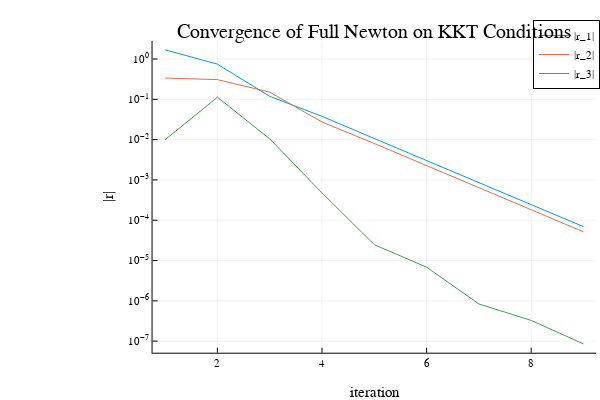
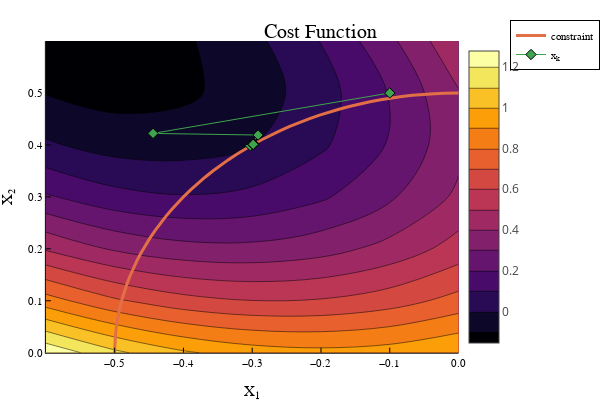

Write notebook code for charts like these, in order.
### Code cell
@testset "Gauss-Newton" begin 
    
    
    z0 = [-.1, .5, 0] # initial guess
    merit_fx(_z) = norm(kkt_conditions(_z)) # simple merit function
    
    # the only difference in this block vs the previous is `gn_kkt_jac` instead of `fn_kkt_jac`
    Z = newtons_method(z0, kkt_conditions, gn_kkt_jac, merit_fx; tol = 1e-4, max_iters = 100, verbose = true)
    R = kkt_conditions.(Z)

    # make sure we converged on a solution to the KKT conditions 
    @test norm(kkt_conditions(Z[end])) < 1e-4
    @test length(R) < 10
    
    
    # ------------------------plotting stuff------------------------
    Rp = [[abs(R[i][ii]) + 1e-15 for i = 1:length(R)] for ii = 1:length(R[1])] # this gets abs of each term at each iteration
    
    plot(Rp[1],yaxis=:log,ylabel = "|r|",xlabel = "iteration",
         yticks= [1.0*10.0^(-x) for x = float(15:-1:-2)],
         title = "Convergence of Full Newton on KKT Conditions",label = "|r_1|")
    plot!(Rp[2],label = "|r_2|")
    display(plot!(Rp[3],label = "|r_3|"))
    
    contour(-.6:.1:0,0:.1:.6, (x1,x2)-> cost([x1;x2]),title = "Cost Function",
            xlabel = "X₁", ylabel = "X₂",fill = true)
    xcirc = [.5*cos(θ) for θ in range(0, 2*pi, length = 200)]
    ycirc = [.5*sin(θ) for θ in range(0, 2*pi, length = 200)]
    plot!(xcirc,ycirc, lw = 3.0, xlim = (-.6, 0), ylim = (0, .6),label = "constraint")
    z1_hist = [z[1] for z in Z]
    z2_hist = [z[2] for z in Z]
    display(plot!(z1_hist, z2_hist, marker = :d, label = "xₖ"))
    # ------------------------plotting stuff------------------------
end

### Figure 1 — Plotly figure (JSON) as saved in the notebook; plotly's stock layout.template omitted (floating-point values rounded to 4 significant figures)
{"data": [{"colorbar": {"len": 0.8657, "title": "", "x": 0.9934, "y": 0.5087}, "legendgroup": "|r_1|", "line": {"color": "rgba(0, 154, 250, 1.000)", "dash": "solid", "shape": "linear", "width": 1}, "mode": "lines", "name": "|r_1|", "showlegend": true, "type": "scatter", "x": [1, 2, 3, 4, 5, 6, 7, 8, 9], "xaxis": "x", "y": [1.686, 0.7459, 0.1186, 0.03779, 0.01065, 0.003028, 0.0008589, 0.0002438, 6.918e-05], "yaxis": "y"}, {"colorbar": {"len": 0.8657, "title": "", "x": 0.9934, "y": 0.5087}, "legendgroup": "|r_2|", "line": {"color": "rgba(227, 111, 71, 1.000)", "dash": "solid", "shape": "linear", "width": 1}, "mode": "lines", "name": "|r_2|", "showlegend": true, "type": "scatter", "x": [1, 2, 3, 4, 5, 6, 7, 8, 9], "xaxis": "x", "y": [0.3365, 0.3086, 0.1504, 0.02733, 0.008012, 0.002249, 0.0006401, 0.0001815, 5.152e-05], "yaxis": "y"}, {"colorbar": {"len": 0.8657, "title": "", "x": 0.9934, "y": 0.5087}, "legendgroup": "|r_3|", "line": {"color": "rgba(62, 164, 78, 1.000)", "dash": "solid", "shape": "linear", "width": 1}, "mode": "lines", "name": "|r_3|", "showlegend": true, "type": "scatter", "x": [1, 2, 3, 4, 5, 6, 7, 8, 9], "xaxis": "x", "y": [0.009902, 0.1128, 0.01046, 0.0004768, 2.476e-05, 6.83e-06, 8.369e-07, 3.266e-07, 8.552e-08], "yaxis": "y"}], "layout": {"annotations": [{"font": {"color": "rgba(0, 0, 0, 1.000)", "family": "sans-serif", "size": 20}, "rotation": 0, "showarrow": false, "text": "Convergence of Full Newton on KKT Conditions", "x": 0.6238, "xanchor": "center", "xref": "paper", "y": 1, "yanchor": "top", "yref": "paper"}], "height": 400, "legend": {"bgcolor": "rgba(255, 255, 255, 1.000)", "bordercolor": "rgba(0, 0, 0, 1.000)", "borderwidth": 1, "font": {"color": "rgba(0, 0, 0, 1.000)", "family": "sans-serif", "size": 11}, "title": {"font": {"color": "rgba(0, 0, 0, 1.000)", "family": "sans-serif", "size": 15}, "text": ""}, "tracegroupgap": 0, "traceorder": "normal", "x": 1, "xanchor": "auto", "y": 1, "yanchor": "auto"}, "margin": {"b": 20, "l": 0, "r": 0, "t": 20}, "paper_bgcolor": "rgba(255, 255, 255, 1.000)", "plot_bgcolor": "rgba(255, 255, 255, 1.000)", "showlegend": true, "width": 600, "xaxis": {"anchor": "y", "domain": [0.2542, 0.9934], "gridcolor": "rgba(0, 0, 0, 0.100)", "gridwidth": 0.5, "linecolor": "rgba(0, 0, 0, 1.000)", "mirror": false, "range": [0.76, 9.24], "showgrid": true, "showline": true, "showticklabels": true, "tickangle": 0, "tickcolor": "rgb(0, 0, 0)", "tickfont": {"color": "rgba(0, 0, 0, 1.000)", "family": "sans-serif", "size": 11}, "tickmode": "array", "ticks": "inside", "ticktext": ["2", "4", "6", "8"], "tickvals": [2, 4, 6, 8], "title": "iteration", "titlefont": {"color": "rgba(0, 0, 0, 1.000)", "family": "sans-serif", "size": 15}, "type": "-", "visible": true, "zeroline": false, "zerolinecolor": "rgba(0, 0, 0, 1.000)"}, "yaxis": {"anchor": "x", "domain": [0.07581, 0.9415], "gridcolor": "rgba(0, 0, 0, 0.100)", "gridwidth": 0.5, "linecolor": "rgba(0, 0, 0, 1.000)", "mirror": false, "range": [-7.287, 0.4456], "showgrid": true, "showline": true, "showticklabels": true, "tickangle": 0, "tickcolor": "rgb(0, 0, 0)", "tickfont": {"color": "rgba(0, 0, 0, 1.000)", "family": "sans-serif", "size": 11}, "tickmode": "array", "ticks": "inside", "ticktext": ["10<sup>−7</sup>", "10<sup>−6</sup>", "10<sup>−5</sup>", "10<sup>−4</sup>", "10<sup>−3</sup>", "10<sup>−2</sup>", "10<sup>−1</sup>", "10<sup>0</sup>"], "tickvals": [1e-07, 1e-06, 1e-05, 0.0001, 0.001, 0.01, 0.1, 1], "title": "|r|", "titlefont": {"color": "rgba(0, 0, 0, 1.000)", "family": "sans-serif", "size": 15}, "type": "log", "visible": true, "zeroline": false, "zerolinecolor": "rgba(0, 0, 0, 1.000)"}}}

### Figure 2 — Plotly figure (JSON) as saved in the notebook; plotly's stock layout.template omitted (floating-point values rounded to 4 significant figures; data arrays with more than 128 entries replaced by an {"elided": "..."} marker saying what was removed)
{"data": [{"colorbar": {"len": 0.8657, "title": "", "x": 0.7642, "y": 0.5087}, "colorscale": {"elided": "256x2 mixed values"}, "contours": {"coloring": "fill", "showlabels": false}, "name": "y1", "ncontours": 17, "showlegend": false, "showscale": true, "type": "contour", "x": [-0.6, -0.5, -0.4, -0.3, -0.2, -0.1, 0], "xaxis": "x", "y": [0, 0.1, 0.2, 0.3, 0.4, 0.5, 0.6], "yaxis": "y", "z": [[1.279, 1.122, 1.014, 0.9515, 0.93, 0.9471, 1], [0.8449, 0.7161, 0.6363, 0.6017, 0.6086, 0.6542, 0.7356], [0.4888, 0.3865, 0.3336, 0.326, 0.3602, 0.4333, 0.5424], [0.2115, 0.134, 0.1064, 0.1246, 0.1851, 0.2846, 0.4206], [0.01342, -0.04088, -0.04462, -0.001937, 0.08352, 0.2086, 0.3704], [-0.1044, -0.1374, -0.1189, -0.05316, 0.05607, 0.2055, 0.3923], [-0.1408, -0.1545, -0.1155, -0.02822, 0.1034, 0.2761, 0.4868]], "zmax": 1.279, "zmin": -0.1545}, {"colorbar": {"len": 0.8657, "title": "", "x": 0.7642, "y": 0.5087}, "legendgroup": "constraint", "line": {"color": "rgba(227, 111, 71, 1.000)", "dash": "solid", "shape": "linear", "width": 3}, "mode": "lines", "name": "constraint", "showlegend": true, "type": "scatter", "x": {"elided": "200 float values"}, "xaxis": "x", "y": {"elided": "200 float values"}, "yaxis": "y", "zmax": 1.279, "zmin": -0.1545}, {"colorbar": {"len": 0.8657, "title": "", "x": 0.7642, "y": 0.5087}, "legendgroup": "xₖ", "line": {"color": "rgba(62, 164, 78, 1.000)", "dash": "solid", "shape": "linear", "width": 1}, "marker": {"color": "rgba(62, 164, 78, 1.000)", "line": {"color": "rgba(0, 0, 0, 1.000)", "width": 1}, "size": 8, "symbol": "diamond"}, "mode": "lines+markers", "name": "xₖ", "showlegend": true, "type": "scatter", "x": [-0.1, -0.4442, -0.2915, -0.3027, -0.2976, -0.2989, -0.2985, -0.2987, -0.2986], "xaxis": "x", "y": [0.5, 0.4222, 0.419, 0.3985, 0.4018, 0.4008, 0.4011, 0.401, 0.401], "yaxis": "y", "zmax": 1.279, "zmin": -0.1545}], "layout": {"annotations": [{"font": {"color": "rgba(0, 0, 0, 1.000)", "family": "sans-serif", "size": 20}, "rotation": 0, "showarrow": false, "text": "Cost Function", "x": 0.535, "xanchor": "center", "xref": "paper", "y": 1, "yanchor": "top", "yref": "paper"}], "height": 400, "legend": {"bgcolor": "rgba(255, 255, 255, 1.000)", "bordercolor": "rgba(0, 0, 0, 1.000)", "borderwidth": 1, "font": {"color": "rgba(0, 0, 0, 1.000)", "family": "sans-serif", "size": 11}, "title": {"font": {"color": "rgba(0, 0, 0, 1.000)", "family": "sans-serif", "size": 15}, "text": ""}, "tracegroupgap": 0, "traceorder": "normal", "x": 1, "xanchor": "auto", "y": 1, "yanchor": "auto"}, "margin": {"b": 20, "l": 0, "r": 0, "t": 20}, "paper_bgcolor": "rgba(255, 255, 255, 1.000)", "plot_bgcolor": "rgba(255, 255, 255, 1.000)", "showlegend": true, "width": 600, "xaxis": {"anchor": "y", "domain": [0.07647, 0.7642], "gridcolor": "rgba(0, 0, 0, 0.100)", "gridwidth": 0.5, "linecolor": "rgba(0, 0, 0, 1.000)", "mirror": false, "range": [-0.6, 0], "showgrid": true, "showline": true, "showticklabels": true, "tickangle": 0, "tickcolor": "rgb(0, 0, 0)", "tickfont": {"color": "rgba(0, 0, 0, 1.000)", "family": "sans-serif", "size": 11}, "tickmode": "array", "ticks": "inside", "ticktext": ["−0.5", "−0.4", "−0.3", "−0.2", "−0.1", "0.0"], "tickvals": [-0.5, -0.4, -0.3, -0.2, -0.1, 0], "title": "X₁", "titlefont": {"color": "rgba(0, 0, 0, 1.000)", "family": "sans-serif", "size": 15}, "type": "-", "visible": true, "zeroline": false, "zerolinecolor": "rgba(0, 0, 0, 1.000)"}, "yaxis": {"anchor": "x", "domain": [0.07581, 0.9415], "gridcolor": "rgba(0, 0, 0, 0.100)", "gridwidth": 0.5, "linecolor": "rgba(0, 0, 0, 1.000)", "mirror": false, "range": [0, 0.6], "showgrid": true, "showline": true, "showticklabels": true, "tickangle": 0, "tickcolor": "rgb(0, 0, 0)", "tickfont": {"color": "rgba(0, 0, 0, 1.000)", "family": "sans-serif", "size": 11}, "tickmode": "array", "ticks": "inside", "ticktext": ["0.0", "0.1", "0.2", "0.3", "0.4", "0.5"], "tickvals": [0, 0.1, 0.2, 0.3, 0.4, 0.5], "title": "X₂", "titlefont": {"color": "rgba(0, 0, 0, 1.000)", "family": "sans-serif", "size": 15}, "type": "-", "visible": true, "zeroline": false, "zerolinecolor": "rgba(0, 0, 0, 1.000)"}}}
